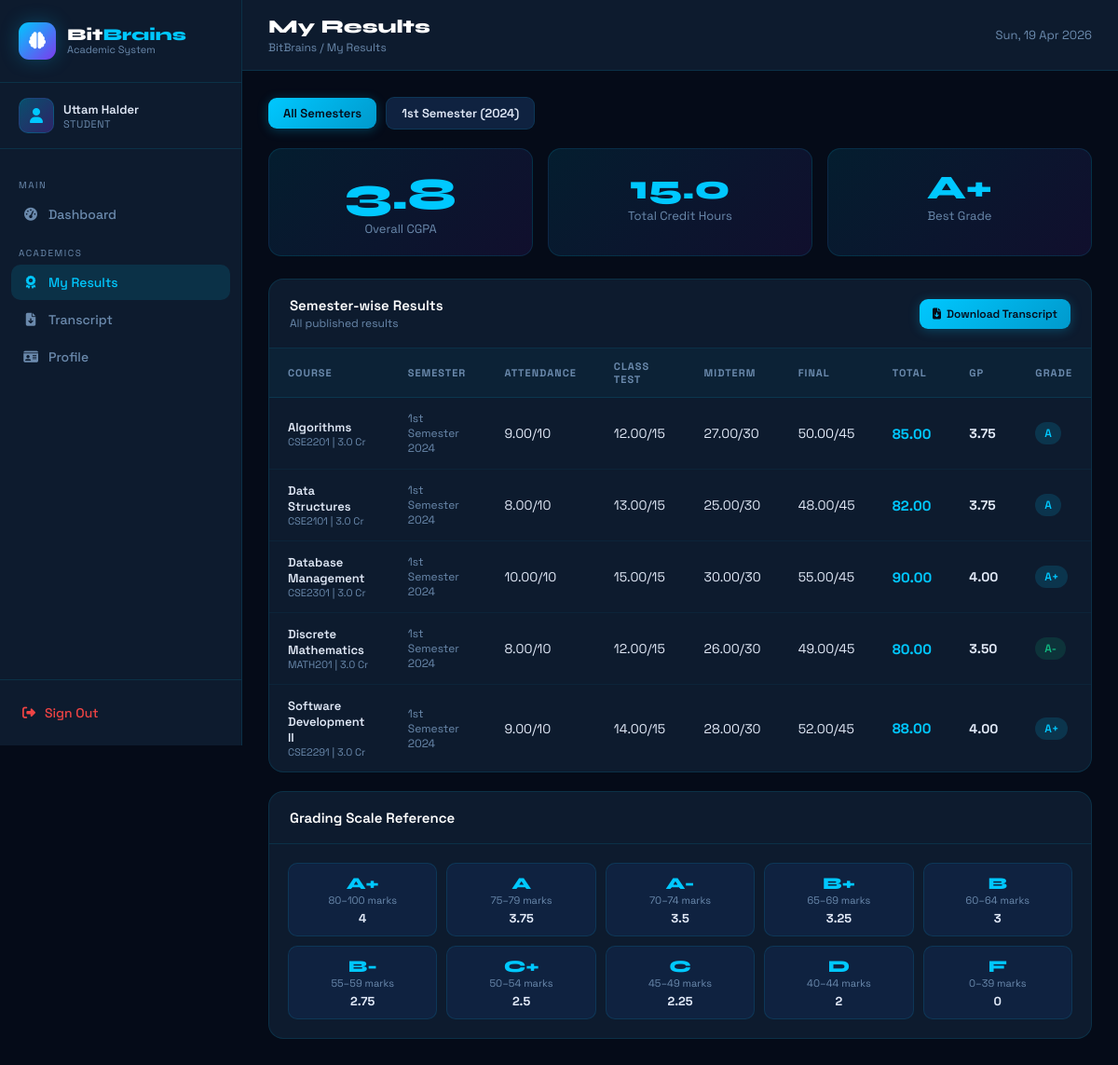
Page /student/results.php (signed in) on the committed database.
### tables this page shows
CREATE TABLE semesters (
    id INT AUTO_INCREMENT PRIMARY KEY,
    semester_name VARCHAR(50) NOT NULL,
    semester_number INT NOT NULL,
    year VARCHAR(10) NOT NULL,
    is_active TINYINT(1) DEFAULT 1,
    created_at TIMESTAMP DEFAULT CURRENT_TIMESTAMP
);

CREATE TABLE results (
    id INT AUTO_INCREMENT PRIMARY KEY,
    student_id INT NOT NULL,
    course_id INT NOT NULL,
    semester_id INT NOT NULL,
    attendance_marks DECIMAL(5,2) DEFAULT 0,
    class_test_marks DECIMAL(5,2) DEFAULT 0,
    midterm_marks DECIMAL(5,2) DEFAULT 0,
    final_marks DECIMAL(5,2) DEFAULT 0,
    total_marks DECIMAL(5,2) DEFAULT 0,
    grade_point DECIMAL(3,2) DEFAULT 0,
    grade_letter VARCHAR(5),
    is_published TINYINT(1) DEFAULT 0,
    created_at TIMESTAMP DEFAULT CURRENT_TIMESTAMP,
    FOREIGN KEY (student_id) REFERENCES students(id) ON DELETE CASCADE,
    FOREIGN KEY (course_id) REFERENCES courses(id) ON DELETE CASCADE,
    FOREIGN KEY (semester_id) REFERENCES semesters(id) ON DELETE CASCADE
);

CREATE TABLE courses (
    id INT AUTO_INCREMENT PRIMARY KEY,
    course_code VARCHAR(20) UNIQUE NOT NULL,
    course_name VARCHAR(150) NOT NULL,
    credit_hours DECIMAL(3,1) NOT NULL,
    department VARCHAR(100),
    created_at TIMESTAMP DEFAULT CURRENT_TIMESTAMP
);

### student/results.php (the view, shortened to what this page needs)
<?php
require_once '../config/db.php';
$uid     = $_SESSION['user_id'];
$student = $conn->query("SELECT s.*, u.name, u.email FROM students s JOIN users u ON s.user_id=u.id WHERE u.id=$uid")->fetch_assoc();
$sid     = $student['id'];
$semFilter = isset($_GET['semester']) ? (int)$_GET['semester'] : 0;
$where = "r.student_id=$sid AND r.is_published=1" . ($semFilter ? " AND r.semester_id=$semFilter" : "");
$results = $conn->query("
    SELECT r.*, c.course_name, c.course_code, c.credit_hours, sem.semester_name, sem.year
    FROM results r
    JOIN courses c ON r.course_id=c.id
    JOIN semesters sem ON r.semester_id=sem.id
    WHERE $where
    ORDER BY sem.semester_number, c.course_name
");
$semesters = $conn->query("
    SELECT DISTINCT sem.id, sem.semester_name, sem.year
    FROM results r JOIN semesters sem ON r.semester_id=sem.id
    WHERE r.student_id=$sid AND r.is_published=1
");
$cgpaQ = $conn->query("SELECT SUM(grade_point*credit_hours) as gp_sum, SUM(credit_hours) as cr_sum FROM results r JOIN courses c ON r.course_id=c.id WHERE r.student_id=$sid AND r.is_published=1");
$cgpaR = $cgpaQ->fetch_assoc();
$cgpa  = $cgpaR['cr_sum'] > 0 ? round($cgpaR['gp_sum']/$cgpaR['cr_sum'], 2) : 0;
include '../includes/header.php';
?>
<div style="display:flex; align-items:center; gap:10px; margin-bottom:20px; flex-wrap:wrap;">
  <a href="results.php" class="btn <?= !$semFilter ? 'btn-primary' : 'btn-secondary' ?>">All Semesters</a>
  <?php while($sem=$semesters->fetch_assoc()): ?>
  <a href="?semester=<?=$sem['id']?>" class="btn <?= $semFilter==$sem['id'] ? 'btn-primary' : 'btn-secondary' ?>">
    <?=$sem['semester_name']?> (<?=$sem['year']?>)
  </a>
  <?php endwhile; ?>
</div>
<div style="display:grid; grid-template-columns:repeat(3,1fr); gap:16px; margin-bottom:24px;">
  <div class="gpa-display">
    <div class="gpa-value"><?=$cgpa?></div>
    <div class="gpa-label">Overall CGPA</div>
  </div>
  <div class="gpa-display">
    <div class="gpa-value" style="font-size:36px;"><?=$cgpaR['cr_sum']??0?></div>
    <div class="gpa-label">Total Credit Hours</div>
  </div>
  <div class="gpa-display">
    <?php $best=$conn->query("SELECT grade_letter FROM results WHERE student_id=$sid AND is_published=1 ORDER BY grade_point DESC LIMIT 1")->fetch_assoc(); ?>
    <div class="gpa-value" style="font-size:36px;"><?=$best['grade_letter']??'N/A'?></div>
    <div class="gpa-label">Best Grade</div>
  </div>
</div>
<div class="table-card">
  <div class="table-header">
    <div>
      <div class="table-title">Semester-wise Results</div>
      <div class="table-subtitle">All published results</div>
    </div>
    <a href="transcript.php" class="btn btn-primary" style="font-size:12px; padding:8px 14px;">
      <i class="fas fa-file-arrow-down"></i> Download Transcript
    </a>
  </div>
  <table>
    <thead>
      <tr><th>Course</th><th>Semester</th><th>Attendance</th><th>Class Test</th><th>Midterm</th><th>Final</th><th>Total</th><th>GP</th><th>Grade</th></tr>
    </thead>
    <tbody>
      <?php while($r=$results->fetch_assoc()): ?>
      <tr>
        <td>
          <div style="font-weight:600; font-size:13px;"><?=htmlspecialchars($r['course_name'])?></div>
          <div style="font-size:11px; color:var(--muted);"><?=$r['course_code']?> | <?=$r['credit_hours']?> Cr</div>
        </td>
        <td style="font-size:12px; color:var(--muted);"><?=$r['semester_name']?><br><?=$r['year']?></td>
        <td><?=$r['attendance_marks']?>/10</td>
        <td><?=$r['class_test_marks']?>/15</td>
        <td><?=$r['midterm_marks']?>/30</td>
        <td><?=$r['final_marks']?>/45</td>
        <td style="font-weight:700; font-size:15px; color:var(--accent);"><?=$r['total_marks']?></td>
        <td style="font-weight:700;"><?=$r['grade_point']?></td>
        <td>
          <span class="badge <?= in_array($r['grade_letter'],['A+','A']) ? 'badge-cyan' : ($r['grade_letter']==='F' ? 'badge-red' : 'badge-green') ?>">
            <?=$r['grade_letter']?>
          </span>
        </td>
      </tr>
      <?php endwhile; ?>
    </tbody>
  </table>
</div>
<div class="table-card" style="margin-top:20px;">
  <div class="table-header"><div class="table-title">Grading Scale Reference</div></div>
  <div style="padding:20px; display:grid; grid-template-columns:repeat(5,1fr); gap:10px; text-align:center;">
    <?php
    $scale=[['A+',80,100,4.00],['A',75,79,3.75],['A-',70,74,3.50],['B+',65,69,3.25],['B',60,64,3.00],['B-',55,59,2.75],['C+',50,54,2.50],['C',45,49,2.25],['D',40,44,2.00],['F',0,39,0.00]];
    foreach($scale as $g):
    ?>
    <div style="background:var(--card); border:1px solid var(--border); border-radius:10px; padding:10px;">
      <div style="font-family:'Syne',sans-serif; font-size:18px; font-weight:800; color:var(--accent);"><?=$g[0]?></div>
      <div style="font-size:11px; color:var(--muted);"><?=$g[1]?>–<?=$g[2]?> marks</div>
      <div style="font-size:13px; font-weight:700; margin-top:4px;"><?=$g[3]?></div>
    </div>
    <?php endforeach; ?>
  </div>
</div>
<?php include '../includes/footer.php'; ?>

### includes/header.php (style rules this page uses)
:root { --bg: #050b18; --surface: #0d1b2e; --card: #0f2240; --card2: #0a1a35; --border: rgba(0,200,255,0.12); --accent: #00c8ff; --accent2: #7c3aed; --green: #10b981; --yellow: #f59e0b; --red: #ef4444; --text: #e2eaf8; --muted: #6b8aad; --sidebar-w: 260px; }
* { margin:0; padding:0; box-sizing:border-box; }
body { background: var(--bg); font-family: 'Space Grotesk', sans-serif; color: var(--text); display: flex; min-height: 100vh; }
.table-card { background: var(--surface); border: 1px solid var(--border); border-radius: 16px; overflow: hidden; }
.table-header { padding: 18px 22px; border-bottom: 1px solid var(--border); display: flex; align-items: center; justify-content: space-between; }
.table-title { font-weight: 600; font-size: 15px; color: #fff; }
.table-subtitle { font-size: 12px; color: var(--muted); margin-top: 2px; }
table { width: 100%; border-collapse: collapse; }
th { padding: 12px 20px; text-align: left; font-size: 11px; color: var(--muted); text-transform: uppercase; letter-spacing: 1px; background: rgba(0,200,255,0.04); border-bottom: 1px solid var(--border); }
td { padding: 14px 20px; font-size: 14px; border-bottom: 1px solid rgba(0,200,255,0.05); }
tr:last-child td { border-bottom: none; }
.badge { padding: 4px 10px; border-radius: 20px; font-size: 12px; font-weight: 600; display: inline-block; }
.badge-green { background: rgba(16,185,129,0.15); color: var(--green); }
.badge-cyan { background: rgba(0,200,255,0.15); color: var(--accent); }
.btn { padding: 8px 16px; border-radius: 9px; font-size: 13px; font-weight: 600; cursor: pointer; border: none; font-family: 'Space Grotesk', sans-serif; display: inline-flex; align-items: center; gap: 6px; text-decoration: none; transition: all 0.2s; }
.btn-primary { background: linear-gradient(135deg, var(--accent), #0099cc); color: #050b18; box-shadow: 0 2px 12px rgba(0,200,255,0.25); }
.btn-secondary { background: var(--card); border: 1px solid var(--border); color: var(--text); }
.gpa-display { background: linear-gradient(135deg, rgba(0,200,255,0.1), rgba(124,58,237,0.1)); border: 1px solid var(--border); border-radius: 14px; padding: 20px; text-align: center; }
.gpa-value { font-family: 'Syne', sans-serif; font-size: 48px; font-weight: 800; color: var(--accent); }
.gpa-label { font-size: 13px; color: var(--muted); }

### rows in the picture
semesters: semester_name "1st Semester", year "2024"
results: course.course_name "Algorithms", course.course_code "CSE2201", course.credit_hours "3.0", semester.semester_name "1st Semester", semester.year "2024", attendance_marks "9.00", class_test_marks "12.00", midterm_marks "27.00", final_marks "50.00", total_marks "85.00", grade_point "3.75", grade_letter "A"
results: course.course_name "Data Structures", course.course_code "CSE2101", course.credit_hours "3.0", semester.semester_name "1st Semester", semester.year "2024", attendance_marks "8.00", class_test_marks "13.00", midterm_marks "25.00", final_marks "48.00", total_marks "82.00", grade_point "3.75", grade_letter "A"
results: course.course_name "Database Management", course.course_code "CSE2301", course.credit_hours "3.0", semester.semester_name "1st Semester", semester.year "2024", attendance_marks "10.00", class_test_marks "15.00", midterm_marks "30.00", final_marks "55.00", total_marks "90.00", grade_point "4.00", grade_letter "A+"
results: course.course_name "Discrete Mathematics", course.course_code "MATH201", course.credit_hours "3.0", semester.semester_name "1st Semester", semester.year "2024", attendance_marks "8.00", class_test_marks "12.00", midterm_marks "26.00", final_marks "49.00", total_marks "80.00", grade_point "3.50", grade_letter "A-"
results: course.course_name "Software Development II", course.course_code "CSE2291", course.credit_hours "3.0", semester.semester_name "1st Semester", semester.year "2024", attendance_marks "9.00", class_test_marks "14.00", midterm_marks "28.00", final_marks "52.00", total_marks "88.00", grade_point "4.00", grade_letter "A+"

### other values in the picture
$_SESSION['user_name'] "Uttam Halder"
$_SESSION['user_role'] "STUDENT"
$pageTitle "My Results"
$cgpa "3.8"
$cgpaR['cr_sum'] "15.0"
$best['grade_letter'] "A+"
$g[0] "A+"
$g[1] "80"
$g[2] "100"
$g[3] "4"
$g[0] "A"
$g[1] "75"
$g[2] "79"
$g[3] "3.75"
$g[0] "A-"
